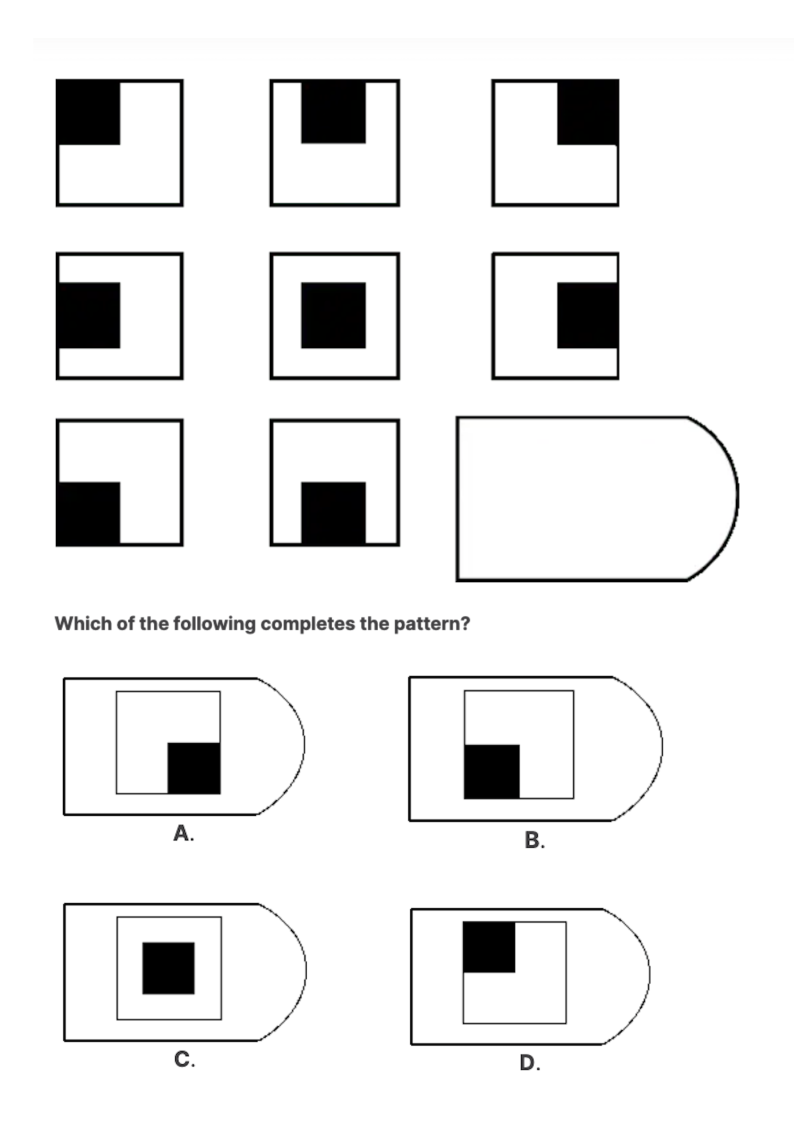
#> input picture quiz_whatever/1.png, 1587 x 2245 px (shown at 1/2 size)
$ python -i ai_visual_task_experiment.py   (imports and definitions only)
#> lines starting #> are read from the running program, lines starting #| are printed output that depends on the picture
import tkinter as tk
from tkinter import ttk, messagebox
from PIL import Image, ImageTk, ImageOps
import time
import csv
import os
from datetime import datetime

APP_TITLE = "How Do We Make Decisions in AI-Supported Visual Tasks?"
WINDOW_WIDTH = 1300
WINDOW_HEIGHT = 900
QUESTION_TIME_LIMIT = 30
AI_APPEAR_TIME = 10
IMAGE_MAX_WIDTH = 900
IMAGE_MAX_HEIGHT = 500
AI_FONT_SIZE = 16
BODY_FONT_SIZE = 14
SMALL_FONT_SIZE = 13
TITLE_FONT_SIZE = 26
SUBHEADER_FONT_SIZE = 16

BASE_DIR = os.path.dirname(os.path.abspath(__file__))
DATA_DIR = os.path.join(BASE_DIR, "data")

QUESTIONNAIRE_ITEMS = [
    "I am easily influenced by other people’s opinions",
    "I can be influenced by a good commercial",
    "When someone coughs or sneezes, I usually feel the urge to do the same",
    "Imagining a refreshing drink can make me thirsty",
    "A good salesperson can really make me want their product",
    "I get a lot of good practical advice from magazines or TV",
    "If a product is nicely displayed, I usually want to buy it",
    "When I see someone shiver, I often feel a chill myself",
    "I get my style from certain celebrities",
    "When people tell me how they feel, I often notice that I feel the same way",
    "When making a decision, I often follow other people’s advice",
    "Reading descriptions of tasty dishes can make my mouth water",
    "I get many good ideas from others",
    "I frequently change my opinion after talking with others",
    "After I see a commercial for lotion, sometimes my skin feels dry",
    "I discovered many of my favorite things through my friends",
    "I follow current fashion trends",
    "Thinking about something scary can make my heart pound",
    "I have picked-up many habits from my friends",
    "If I am told I don’t look well, I start feeling ill",
    "It is important for me to fit in",
]

QUESTIONNAIRE_SCALE = [
    ("1", "not at all\nor very slightly"),
    ("2", "a little"),
    ("3", "somewhat"),
    ("4", "quite a bit"),
    ("5", "a lot"),
]

QUESTIONS = [
    {"id": 1,  "image": "1.png",  "options": ["A", "B", "C", "D"], "correct": "A"},
    {"id": 2,  "image": "2.png",  "options": ["A", "B", "C", "D"], "correct": "D"},
    {"id": 3,  "image": "3.png",  "options": ["A", "B", "C", "D"], "correct": "A"},
    {"id": 4,  "image": "4.png",  "options": ["A", "B", "C", "D"], "correct": "A"},
    {"id": 5,  "image": "5.png",  "options": ["A", "B", "C", "D"], "correct": "D"},
    {"id": 6,  "image": "6.png",  "options": ["A", "B", "C", "D"], "correct": "C"},
    {"id": 7,  "image": "7.png",  "options": ["A", "B", "C", "D"], "correct": "D"},
    {"id": 8,  "image": "8.png",  "options": ["A", "B", "C", "D"], "correct": "A"},
    {"id": 9,  "image": "9.png",  "options": ["A", "B", "C", "D"], "correct": "B"},
    {"id": 10, "image": "10.png", "options": ["A", "B", "C", "D"], "correct": "C"},
    {"id": 11, "image": "11.png", "options": ["A", "B", "C", "D"], "correct": "C"},
    {"id": 12, "image": "12.png", "options": ["A", "B", "C", "D"], "correct": "D"},
    {"id": 13, "image": "13.png", "options": ["A", "B", "C", "D"], "correct": "D"},
    {"id": 14, "image": "14.png", "options": ["A", "B", "C", "D"], "correct": "B"},
    {"id": 15, "image": "15.png", "options": ["A", "B", "C", "D"], "correct": "B"},
    {"id": 16, "image": "16.png", "options": ["A", "B", "C", "D"], "correct": "B"},
    {"id": 17, "image": "17.png", "options": ["A", "B", "C", "D"], "correct": "B"},
    {"id": 18, "image": "18.png", "options": ["A", "B", "C", "D"], "correct": "D"},
    {"id": 19, "image": "19.png", "options": ["A", "B", "C", "D"], "correct": "D"},
    {"id": 20, "image": "20.png", "options": ["A", "B", "C", "D"], "correct": "C"},
    {"id": 21, "image": "21.png", "options": ["A", "B", "C", "D"], "correct": "A"},
    {"id": 22, "image": "22.png", "options": ["A", "B", "C", "D"], "correct": "C"},
    {"id": 23, "image": "23.png", "options": ["A", "B", "C", "D"], "correct": "B"},
    {"id": 24, "image": "24.png", "options": ["A", "B", "C", "D"], "correct": "C"},
    {"id": 25, "image": "25.png", "options": ["A", "B", "C", "D"], "correct": "D"},
    {"id": 26, "image": "26.png", "options": ["A", "B", "C", "D"], "correct": "C"},
    {"id": 27, "image": "27.png", "options": ["A", "B", "C", "D"], "correct": "D"},
    {"id": 28, "image": "28.png", "options": ["A", "B", "C", "D"], "correct": "B"},
    {"id": 29, "image": "29.png", "options": ["A", "B", "C", "D"], "correct": "D"},
    {"id": 30, "image": "30.png", "options": ["A", "B", "C", "D"], "correct": "B"},
]

NO_AI = {3, 6, 9, 12, 15, 18, 21, 24, 27, 30}
AI_CORRECT = {1, 4, 7, 10, 13, 16, 19, 22, 25, 28}
AI_INCORRECT = {2, 5, 8, 11, 14, 17, 20, 23, 26, 29}

# [11 lines not run here, left out]

WELCOME_TEXT = (
    "Welcome to the visual tasks experiment! This is a short 30 minute experiment in which you will complete "
    "30 simple visual tasks, then you will answer a short questionnaire. Please click the next button to read through "
    "the Participant Information Sheet."
)

PIS_SECTIONS = [
    ("The title of the research project", "How Do We Make Decisions in AI-Supported Visual Tasks?"),
    ("What is the purpose of the research?", '''The research is organized by Namis Mansour, Postgraduate Student studying Clinical and Developmental Neuropsychology at the School of Psychology at Bournemouth University as part of the Psychology Project Unit. As a student dissertation project, this work is supervised by Dr. Ala Yankouskaya.

In this study, you will complete simple visual tasks where an AI tool, such as ChatGPT or Gemini, is involved. You will be asked to respond to visual questions and be shown suggestions produced by the AI during the task.

This helps us better understand how people work with AI tools in decision making.'''),
    ("Why have I been invited?", "We are looking to recruit 44 participants. You have been invited because you are a university student between the ages of 18 to 25 years old, are fluent in English, and you do not have diagnosed cognitive or neurological disorder(s)."),
    ("Do I have to take part?", '''It is up to you to decide whether or not to take part. If you do decide to take part, you will have access to this information sheet to read. We want you to understand what participation involves, before you make a decision on whether to participate.

If you or any family member have an on-going relationship with BU or the research team, e.g. as a member of staff, as student or other service user, your decision on whether to take part (or continue to take part) will not affect this relationship and/or your studies at BU in any way.

You can withdraw from participation at any time and without giving a reason, simply by closing the browser page. Should you choose to withdraw your data after completing the experiment, you may do so by contacting the researcher.

If you withdraw after spending less than 15 minutes in the study, you will not be compensated. However, if you have spent more than 15 minutes, you will be compensated the full amount.'''),
    ("How long will the experiment take to complete?", "We anticipate that the experiment will take 30 minutes to complete. If you are a BU Psychology student, you will be compensated with 0.50 SONA credits for your time. If you are a non-BU student, your participation is still greatly appreciated, and you are more than welcome to contribute to this study."),
    ("What are the advantages and possible disadvantages or risks of taking part?", '''This is simply a virtual task. It is not a test, we will not use it to judge your abilities or skills. While there are no personal benefits, taking part in this study helps us learn more about how people work with AI tools when it comes to decision making.

The task is safe and there are no expected risks, however, some people might feel a little challenged or pressed for time during the tasks. Don’t worry! The virtual tasks are designed to be simple and fair, with basic pattern recognition and skills that everyone can do.'''),
    ("What type of information will be sought from me and why is the collection of this information relevant for achieving the research project’s objectives?", "Your age and sex assigned at birth will be collected and will only be used to describe the group of participants. No other personal or identifiable information will be collected."),
    ("Use of my information", '''The information collected from this task will be analyzed as part of the dissertation project. Your age and sex assigned at birth will only be used to describe the group of people taking part.

You can withdraw from participation at any point by closing your browser window. Once your response has been submitted, your identity and answers are anonymized, so withdrawal of data is impossible.

The information collected may be used to support other research projects in the future and access to it in this form will not be restricted, however, your identity will remain anonymous. It will not be possible for you to be identified from this data.'''),
    ("Sharing and further use of your personal information", '''We will share your personal information only with BU staff and the BU student(s) working on the research project.

Research results will be included in a final year Psychology Dissertation that will not be made freely available.

While anonymity is prioritized, the research team is committed to maintaining a respectful environment in line with research ethical guidelines and thus participants are also expected to engage in this study responsibly. Instances of misuse, harassment, or inappropriate behaviour, may exceptionally lead to revoking participants’ anonymity in order to uphold the integrity of the research process.'''),
    ("Contact for further information", "If you have any questions or would like further information, please contact Researcher Namis Mansour at s5822244@bournemouth.ac.uk, or Supervisor Ala Yankouskaya at ayankouskaya@bournemouth.ac.uk."),
    ("In case of complaints", "Any concerns about the study should be directed to Supervisor Ala Yankouskaya, ayankouskaya@bournemouth.ac.uk. If your concerns have not been answered by Dr. Ala, you should contact Professor Scott Wright, Associate Dean for Research, Innovation and Enterprise in the Faculty of Media, Science and Technology, Bournemouth University by email to researchgovernance@bournemouth.ac.uk."),
    ("Consent to Participate", "Please indicate that you have read and understood the Participant Information Sheet for this research project and that you consent to take part in this questionnaire before continuing."),
    ("Ethics ID", "68531"),
]

INSTRUCTION_TEXT = (
    "This is a thirty minute task. You have thirty seconds to choose one answer from four options. "
    "Some tasks will include AI suggestions, and some will not. Once you have completed the tasks, you will answer a short questionnaire. "
    "Please remember this is not an intelligence test, this is simply a visual task. Click next to begin!"
)

TASKS_DONE_TEXT = "Tasks completed, well done! Please fill up the questionnaire on the next screen."

DEBRIEF_SECTIONS = [
    ("The title of the research project", "How Do We Make Decisions in AI-Supported Visual Tasks?"),
    ("Aims of the study", "The study aims to test how decisions are made while completing simple visual tasks that involve the usage of AI. Previous studies have investigated the effects of AI, but further research is needed to explore how AI can affect decision making."),
    ("Deception", '''In this study, you answered a series of visual questions. For each question, you had 30 seconds to choose one answer from four options. You completed 30 questions in total. For some of the questions, an AI system showed a suggested answer on the screen. Sometimes this suggestion matched the correct answer, and sometimes it did not. You could choose whether or not to follow the AI’s suggestion when selecting your answer. We looked at how people responded to the questions when an AI suggestion was shown compared to when it was not.

Please note that this is not an intelligence test and was not designed to test your intellectual abilities. There were no right or wrong ways to approach it. All data will remain anonymous and confidential and will only be shared between the researcher and supervisor.'''),
    ("Withdrawal Process", "Please remember that all data is anonymous, so withdrawal after completion is not possible."),
    ("Contact for further information", "If you have any questions or would like further information, please contact the researcher at s5822244@bournemouth.ac.uk, or the supervisor at ayankouskaya@bournemouth.ac.uk."),
    ("In case of complaints", "Any concerns about the study should be directed to s5822244@bournemouth.ac.uk. If your queries have not been resolved, you are welcome to contact Prof Tiantian Zhang, Deputy Dean for Research & Professional Practice, Faculty of Science and Technology, Bournemouth University by email to researchgovernance@bournemouth.ac.uk."),
]

END_TEXT = "Thank you so much for your participation! Your credits will be transferred as soon as possible!"


def ensure_folders():
    os.makedirs(DATA_DIR, exist_ok=True)


def clean_colored_highlights(image):
    image = image.convert("RGB")
    pixels = image.load()
    width, height = image.size
    for y in range(height):
        for x in range(width):
            r, g, b = pixels[x, y]
            max_c = max(r, g, b)
            min_c = min(r, g, b)
            if (max_c - min_c) > 18 and max_c > 80:
                pixels[x, y] = (255, 255, 255)
    return image


def load_clean_question_image(path):
#> called with path = '1.png'
    image = Image.open(path)
#> image is the input picture: PIL image 1587x2245 RGB; mean R, G, B 234.7, 234.7, 234.7
    image = clean_colored_highlights(image)
    image = image.convert("L")
#> image: PIL image 1587x2245 L
    image = ImageOps.autocontrast(image)
    image.thumbnail((IMAGE_MAX_WIDTH, IMAGE_MAX_HEIGHT))
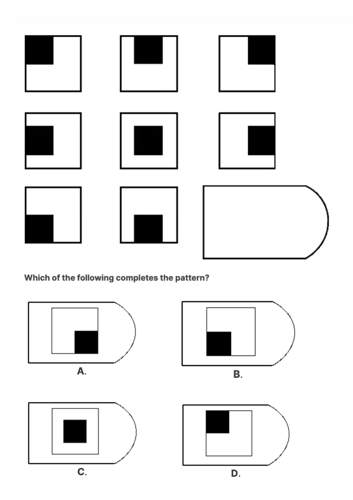
#> image: PIL image 353x500 L; min 0, max 255, mean 234.5
    return ImageTk.PhotoImage(image)


# [4 lines left out: function render_sectioned_text, not called in this run]


class ScrollableFrame(ttk.Frame):
    # [11 lines left out: function __init__, not called in this run]


class ExperimentApp(tk.Tk):
    # [155 lines left out: functions __init__, finish_window_setup, clear_frame, bottom_right_button, show_welcome, show_pis and 4 more, not called in this run]

    def start_questions(self):
        self.question_index = 0
        self.show_question()

    # [290 lines left out: functions show_question, record_answer_selection, update_timer, finish_question, show_tasks_done, show_questionnaire and 4 more, not called in this run]


# [4 lines not run here, left out]

>>> result = load_clean_question_image('1.png')

$ run again, on quiz_whatever/10.png
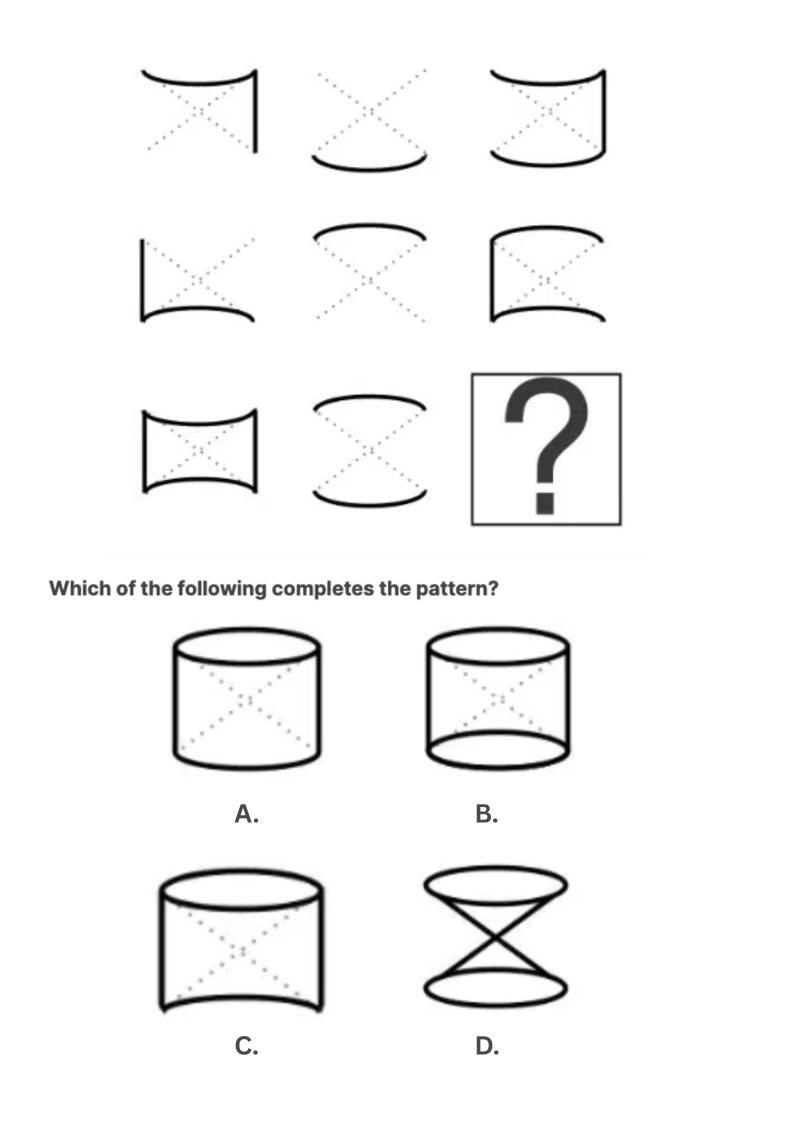
#> input picture quiz_whatever/10.png, 1587 x 2245 px (shown at 1/2 size)
#> in load_clean_question_image, image is the input picture: PIL image 1587x2245 RGB; mean R, G, B 245.6, 245.6, 245.6
#> in load_clean_question_image, `image.thumbnail((IMAGE_MAX_WIDTH, IMAGE_MAX_HEIGHT))`:
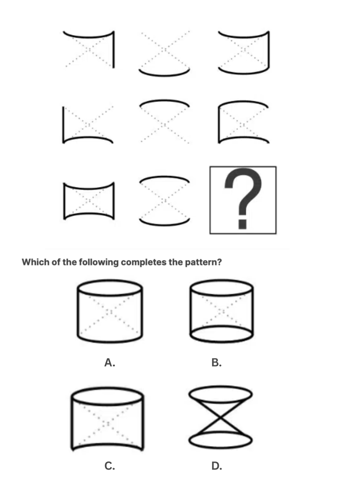
#> image: PIL image 353x500 L; min 0, max 255, mean 245.6

$ run again, on quiz_whatever/11.png
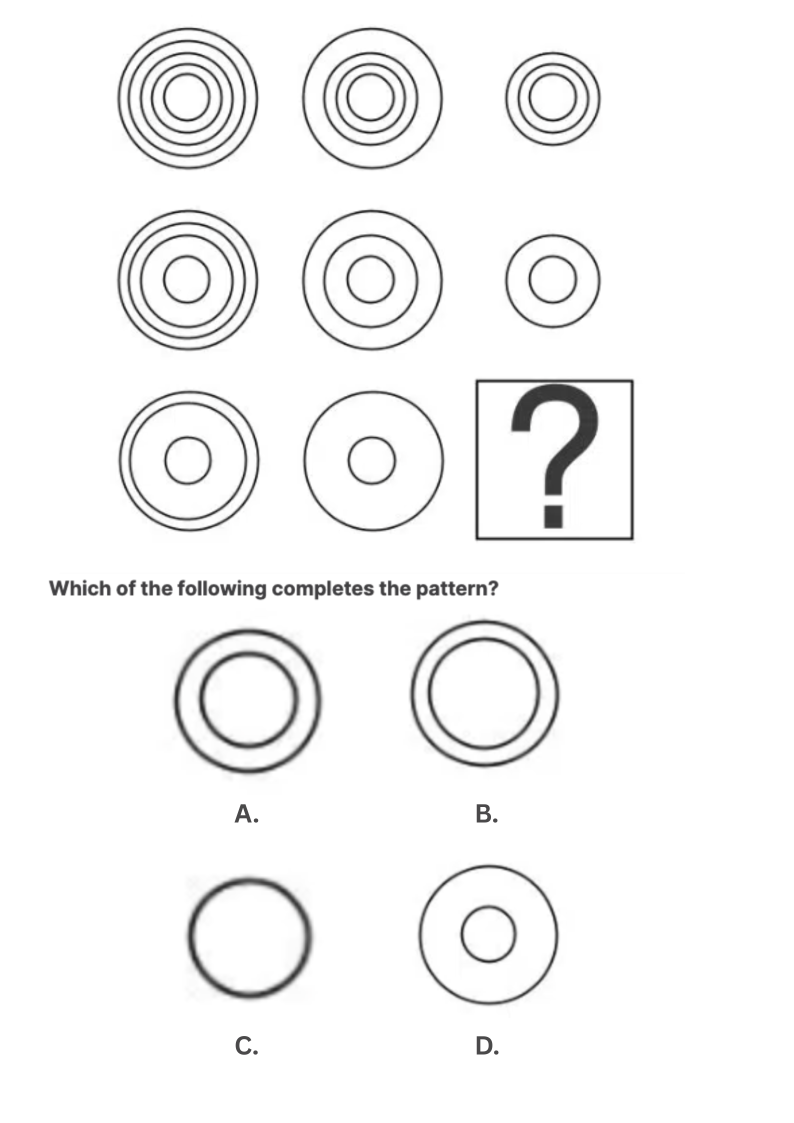
#> input picture quiz_whatever/11.png, 1587 x 2245 px (shown at 1/2 size)
#> in load_clean_question_image, image is the input picture: PIL image 1587x2245 RGB; mean R, G, B 245.8, 245.8, 245.8
#> in load_clean_question_image, `image.thumbnail((IMAGE_MAX_WIDTH, IMAGE_MAX_HEIGHT))`:
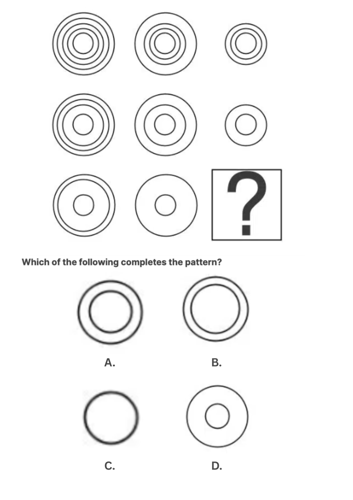
#> image: PIL image 353x500 L; min 44, max 255, mean 245.8
